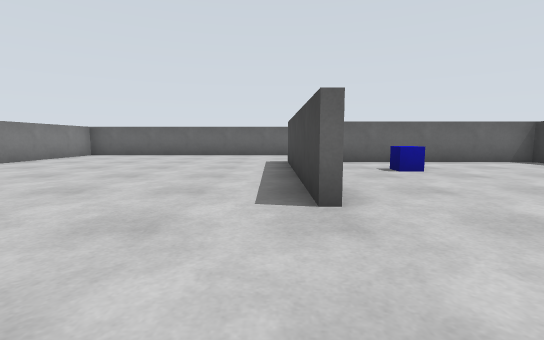
[1] (above)

13 first-person views from a walk through a robot-simulator world made for Gazebo. The camera is 0.29 m above the floor, tilts 6° down and sees 85° across. The floor is counted in squares, 0.5 m on a side. Each view is taken from the middle of a square. On the plan, view 1 faces up. The plan holds only what a view shows up to about 9 squares ahead; the rest is blank. The place goes on beyond the plan.

[2]
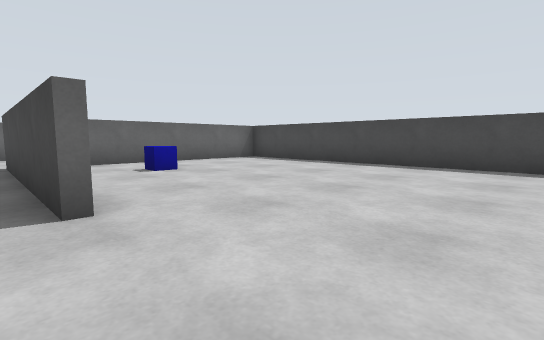

[3]
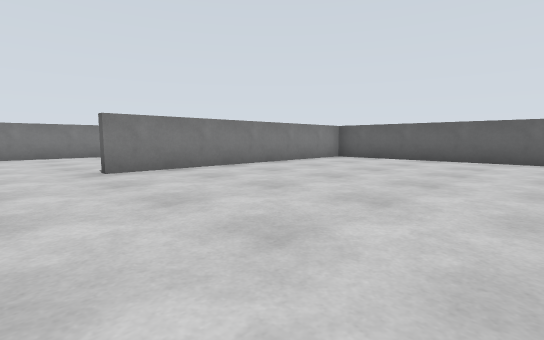

[4]
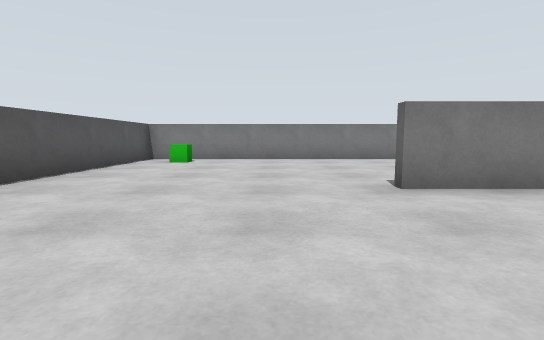

[5]
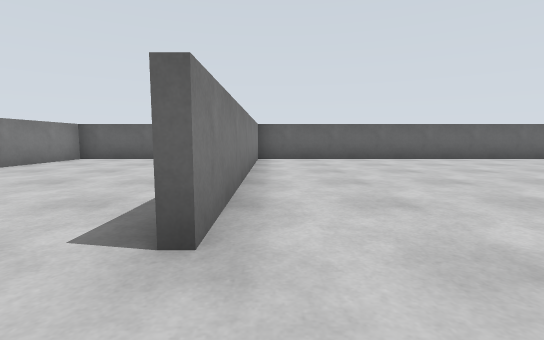

[6]
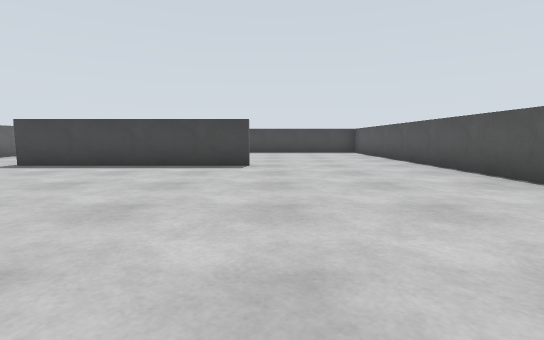

[7]
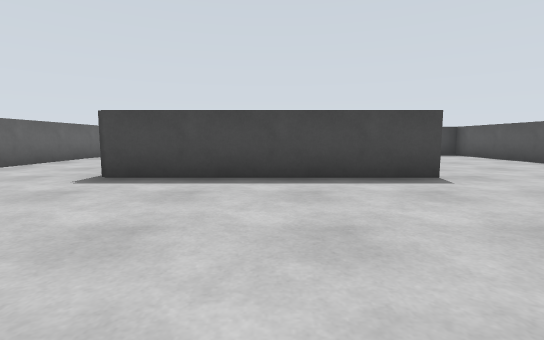

[8]
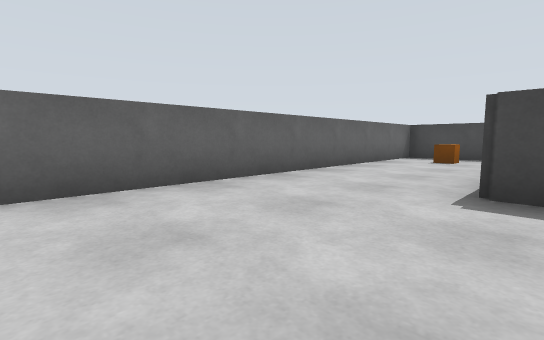

[9]
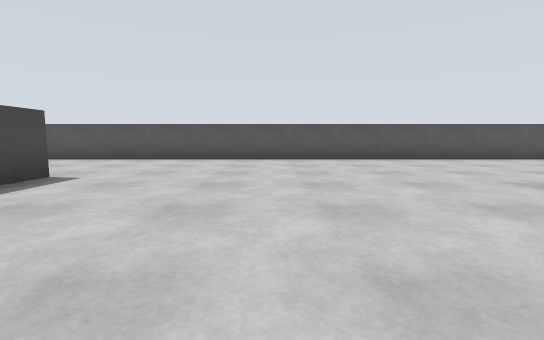

[10]
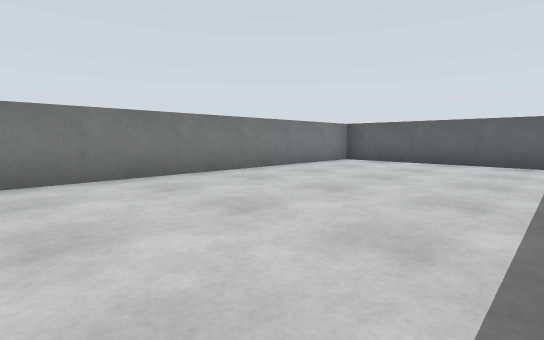

[11]
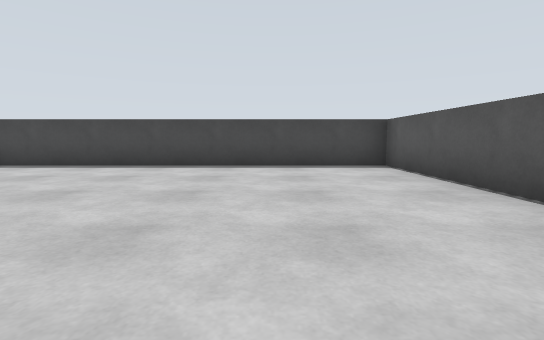

[12]
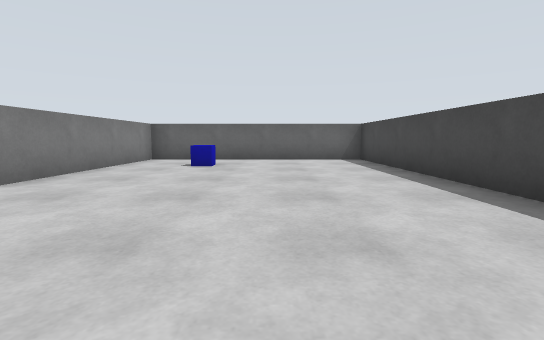

[13]
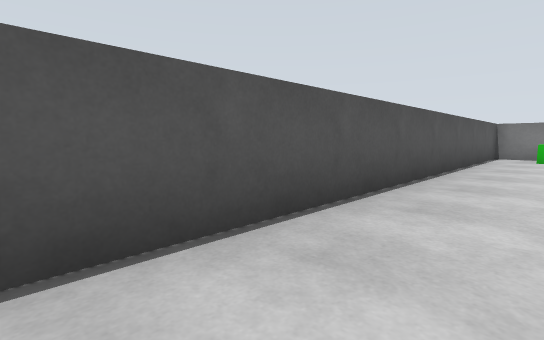

### Floor plan
Points are (right, up) in squares from view 1. A wall is a line through its corners. A room is listed if a view was taken in it or the views show most of it. See-through windows are left out.
Room 1 (views 1, 2, 3, 4, 5, 6, 7, 8, 9, 10, 11, 12, 13)
walls: (0.4, 2.4) (0.4, 7.6); (-6.4, 10.1) (-6.4, 3.5); (-7.2, 10.5) (-11.5, 10.5) (-11.5, -1.5) (6.5, -1.5) (6.5, 7.4) (0.6, 7.4) (0.6, 2.6); (6.5, 8.5) (6.5, 10.5) (-6.5, 10.5)
objects: green box (-11, 0); blue box (2, 6); orange box (5, 9)

Where each view was taken, in squares from view 1:
view 1: 0 up, 0 right, facing up
view 2: 0 up, 0 right, facing up-right
view 3: 2 up, 1 left, facing up-left
view 4: 2 up, 3 left, facing left
view 5: 2 up, 6 left, facing up
view 6: 2 up, 6 left, facing right
view 7: 5 up, 4 left, facing right
view 8: 7 up, 3 left, facing up-right
view 9: 7 up, 3 left, facing down
view 10: 3 up, 7 left, facing up-left
view 11: 1 up, 0 right, facing right
view 12: 1 down, 4 right, facing up
view 13: 0 up, 1 left, facing down-left
